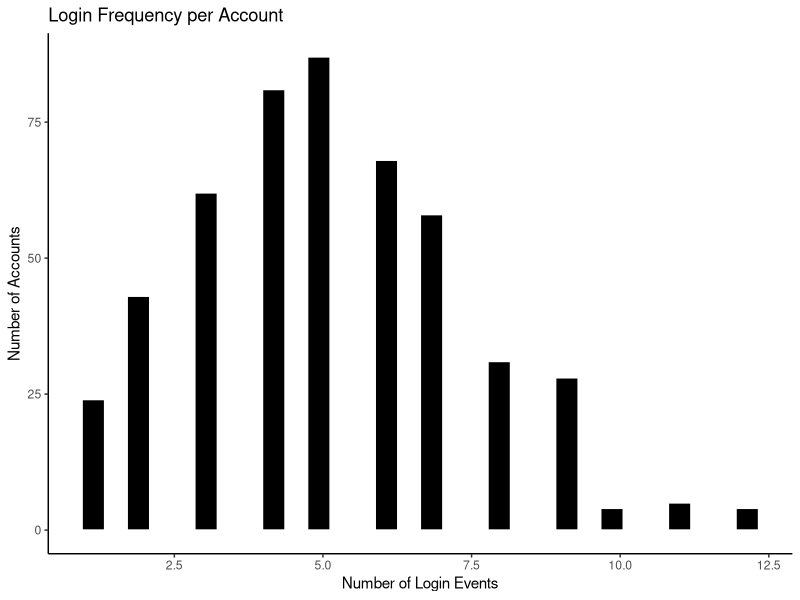
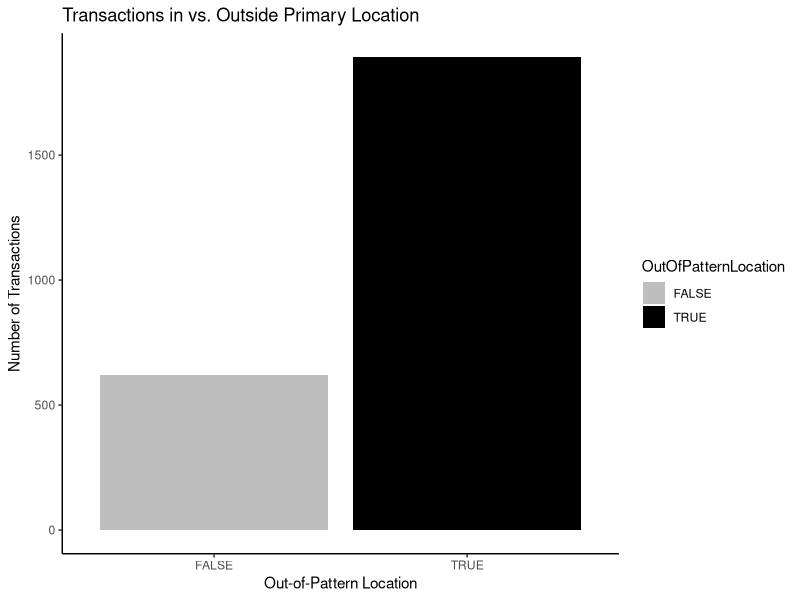
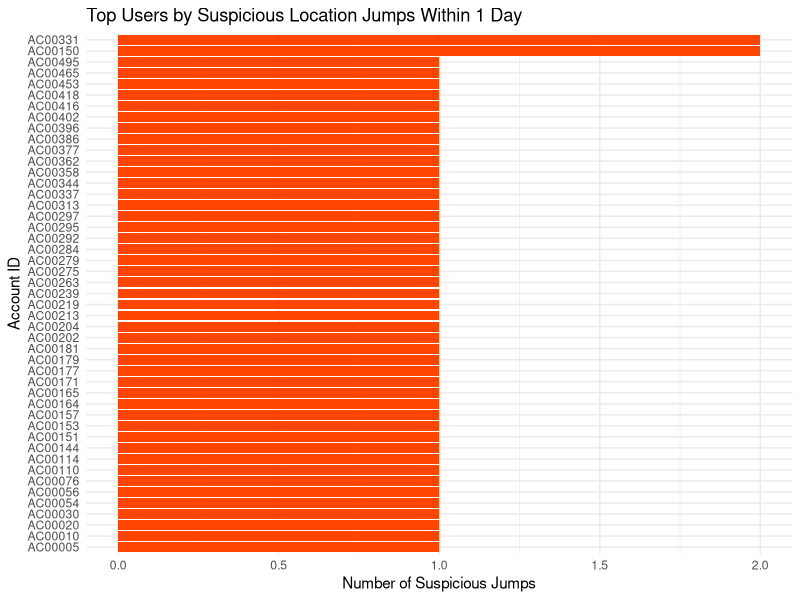

Generate these figures, in order, with R:
# Load libraries
library(dplyr)
library(ggplot2)
library(psych)

# Load data
setwd(dirname(rstudioapi::getActiveDocumentContext()$path))
df <- read.csv("data_cleaned.csv")

## Login Attempts

# Count logins per account (here, our proxy is 1 transaction = 1 login event)
login_freq <- df %>%
  group_by(AccountID) %>%
  summarise(LoginEvents = n())

# Plot distribution
ggplot(login_freq, aes(x = LoginEvents)) +
  geom_histogram(bins = 30, fill = "black", color = "white") +
  labs(title = "Login Frequency per Account",
       x = "Number of Login Events",
       y = "Number of Accounts") +
  theme_classic()

# Summary stats
describe(login_freq$LoginEvents)

## Investigating high login attempts (anything > 5 to be conservative)
high_login_freq <- login_freq %>% filter(LoginEvents > 5)
flagged_df <- merge(df, high_login_freq, by = 'AccountID')

# Order account information
flagged_df <- flagged_df %>%
  arrange(AccountID, TransactionDate)

## Transaction Locations

library(dplyr)

user_primary_location <- df %>%
  group_by(AccountID, Location) %>%
  summarise(txn_count = n(), .groups = "drop") %>%
  arrange(AccountID, desc(txn_count)) %>%
  group_by(AccountID) %>%
  slice(1) %>%
  rename(PrimaryLocation = Location)

# Join back to main df
df <- df %>%
  left_join(user_primary_location, by = "AccountID") %>%
  mutate(OutOfPatternLocation = Location != PrimaryLocation)

# How often do users transact outside of their primary locations?
df %>%
  group_by(OutOfPatternLocation) %>%
  summarise(count = n()) %>%
  mutate(percent = count / sum(count))

library(ggplot2)

ggplot(df, aes(x = OutOfPatternLocation, fill = OutOfPatternLocation)) +
  geom_bar() +
  labs(title = "Transactions in vs. Outside Primary Location",
       x = "Out-of-Pattern Location", y = "Number of Transactions") +
  theme_minimal() +
  scale_fill_manual(values = c("grey", "black")) + 
  theme_classic()

# Are these outside of primary transactions unrealistic?
library(dplyr)
library(lubridate)

# Ensure TransactionDate is in datetime format
df$TransactionDate <- as.POSIXct(df$TransactionDate)

# Sort by user and time
df <- df %>%
  arrange(AccountID, TransactionDate) %>%
  group_by(AccountID) %>%
  mutate(
    PrevLocation = lag(Location),
    PrevTime = lag(TransactionDate),
    TimeDiffHours = as.numeric(difftime(TransactionDate, PrevTime, units = "hours")),
    LocationJump = Location != PrevLocation,
    GeoVelocityFlag = LocationJump & TimeDiffHours < 6
  ) %>%
  ungroup()

# How many suspicious jumps?
table(df$GeoVelocityFlag)

# See examples
df %>%
  filter(GeoVelocityFlag) %>%
  select(AccountID, TransactionDate, PrevTime, Location, PrevLocation, TimeDiffHours)

# Ensure TransactionDate is a datetime
df$TransactionDate <- as.POSIXct(df$TransactionDate)

df <- df %>%
  arrange(AccountID, TransactionDate) %>%
  group_by(AccountID) %>%
  mutate(
    PrevLocation = lag(Location),
    PrevTime = lag(TransactionDate),
    TimeDiffDays = as.numeric(difftime(TransactionDate, PrevTime, units = "days")),
    LocationJump = Location != PrevLocation,
    GeoVelocityFlag = LocationJump & TimeDiffDays <= 2
  ) %>%
  ungroup()

# Zoom into suspicious jumps that happened within 1 day
jump_1day_df <- df %>%
  filter(LocationJump, !is.na(TimeDiffDays), TimeDiffDays <= 1)

jump_counts <- jump_1day_df %>%
  count(AccountID, name = "NumJumps") %>%
  arrange(desc(NumJumps))

library(ggplot2)

# Plot top 10 users with most jumps within 1 day
top10 <- jump_counts %>% slice_max(NumJumps, n = 10)

ggplot(top10, aes(x = reorder(AccountID, NumJumps), y = NumJumps)) +
  geom_col(fill = "orangered") +
  coord_flip() +
  labs(
    title = "Top Users by Suspicious Location Jumps Within 1 Day",
    x = "Account ID",
    y = "Number of Suspicious Jumps"
  ) +
  theme_minimal()
